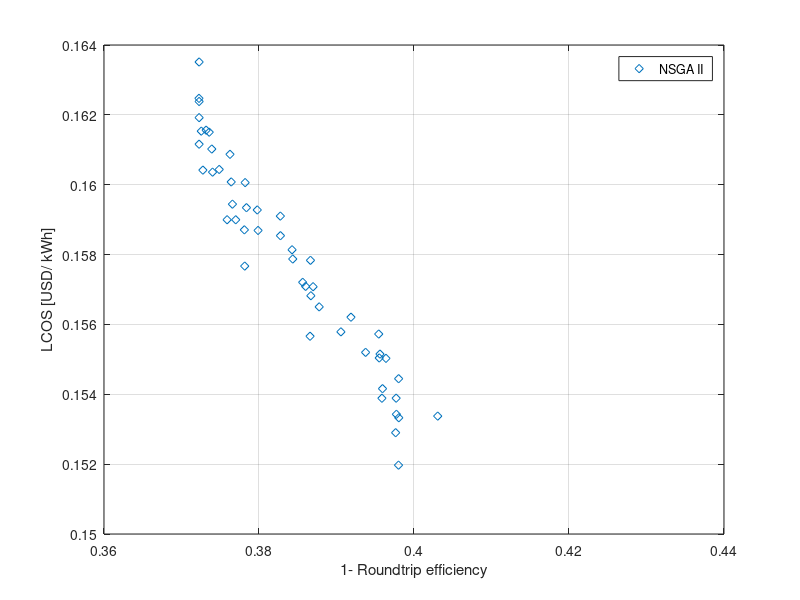
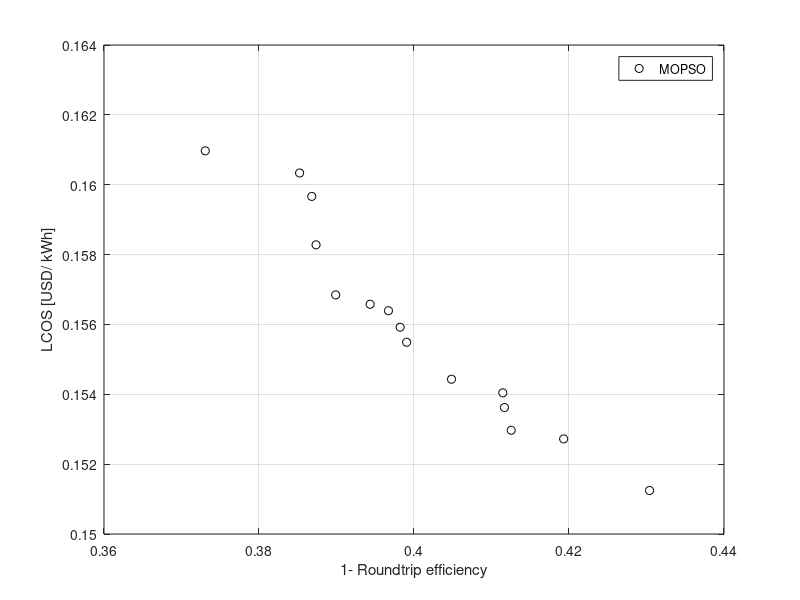

Here is the MATLAB script that generated these plots, in order:
clc
clear all

N=[0.372254335	0.162472338
0.372272113	0.162382629
0.372272131	0.161160054
0.372273407	0.161920612
0.37227406	0.163513905
0.372553051	0.161534066
0.372760386	0.160417784
0.373177809	0.161561564
0.373576936	0.161504022
0.373906423	0.161021705
0.374008065	0.160360026
0.374863861	0.160437037
0.375885078	0.158997267
0.376256797	0.160870032
0.37641553	0.160079591
0.376572791	0.159443486
0.376996177	0.158996368
0.378111928	0.158708241
0.378156194	0.157670094
0.37821014	0.16006064
0.378380859	0.159342558
0.379776136	0.159277365
0.379877986	0.158690462
0.382754497	0.15910153
0.382766627	0.158540564
0.384266249	0.158137514
0.384354322	0.157872772
0.38563946	0.157206046
0.386016348	0.157089008
0.386587664	0.155661817
0.386640827	0.157835234
0.386692245	0.156821425
0.386980646	0.157080279
0.387766533	0.15650284
0.39057031	0.155787549
0.391866442	0.156207289
0.393754938	0.155200004
0.395448309	0.155724907
0.395515039	0.155040155
0.395608904	0.155150867
0.395861314	0.153886784
0.395938025	0.154160747
0.396380682	0.155028603
0.397631862	0.152900072
0.397696759	0.153888211
0.397727275	0.153427613
0.398001945	0.151971649
0.398018267	0.154446273
0.398039138	0.153328127
0.40305853	0.153375254
]

P=[0.404838075	0.154431012
0.419309221	0.152721771
0.398213366	0.155920599
0.373069549	0.160969768
0.387361288	0.158278528
0.412544322	0.152969848
0.430392993	0.151244226
0.385237978	0.160335854
0.41145496	0.154041304
0.394335965	0.156577455
0.399047399	0.155489315
0.386805144	0.159665655
0.411673949	0.1536214
0.389898318	0.156844969
0.396704291	0.156391887
]

figure(1)
plot(N(:,1),N(:,2),'d');
xlim([0.36 0.44])
ylim([0.15 0.164])
grid on; xlabel('1- Roundtrip efficiency'); ylabel('LCOS [USD/ kWh]');
legend('NSGA II');

figure(2)
plot(P(:,1),P(:,2),'ok');
xlim([0.36 0.44])
ylim([0.15 0.164])
grid on; xlabel('1- Roundtrip efficiency'); ylabel('LCOS [USD/ kWh]');
legend('MOPSO');




